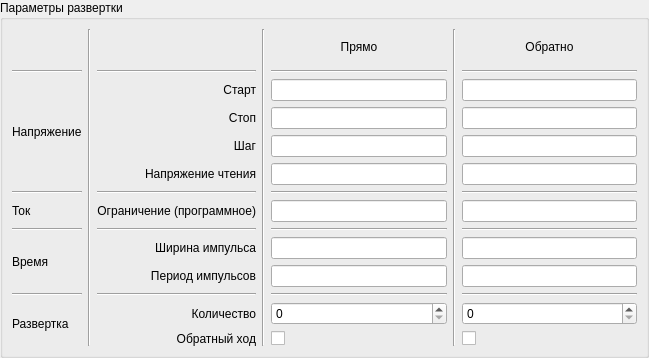
<?xml version="1.0" encoding="UTF-8"?>
<ui version="4.0">
 <class>Form</class>
 <widget class="QWidget" name="Form">
  <property name="geometry">
   <rect>
    <x>0</x>
    <y>0</y>
    <width>649</width>
    <height>358</height>
   </rect>
  </property>
  <property name="windowTitle">
   <string>Form</string>
  </property>
  <layout class="QVBoxLayout" name="verticalLayout">
   <property name="leftMargin">
    <number>0</number>
   </property>
   <property name="topMargin">
    <number>0</number>
   </property>
   <property name="rightMargin">
    <number>0</number>
   </property>
   <property name="bottomMargin">
    <number>0</number>
   </property>
   <item>
    <widget class="QGroupBox" name="groupBox_sweep_params">
     <property name="title">
      <string>Параметры развертки</string>
     </property>
     <layout class="QGridLayout" name="gridLayout">
      <item row="0" column="4">
       <widget class="QLabel" name="label_dir">
        <property name="text">
         <string>Прямо</string>
        </property>
        <property name="alignment">
         <set>Qt::AlignCenter</set>
        </property>
       </widget>
      </item>
      <item row="8" column="4">
       <widget class="Line" name="line_2_2">
        <property name="orientation">
         <enum>Qt::Horizontal</enum>
        </property>
       </widget>
      </item>
      <item row="8" column="0">
       <widget class="Line" name="line_2_0">
        <property name="orientation">
         <enum>Qt::Horizontal</enum>
        </property>
       </widget>
      </item>
      <item row="9" column="4">
       <widget class="ScientificQLineEdit" name="pulse_width_dir"/>
      </item>
      <item row="10" column="4">
       <widget class="ScientificQLineEdit" name="pulse_period_dir"/>
      </item>
      <item row="3" column="4">
       <widget class="ScientificQLineEdit" name="stop_dir"/>
      </item>
      <item row="9" column="6">
       <widget class="ScientificQLineEdit" name="pulse_width_rev"/>
      </item>
      <item row="13" column="2">
       <widget class="QLabel" name="label_double">
        <property name="text">
         <string>Обратный ход</string>
        </property>
        <property name="alignment">
         <set>Qt::AlignRight|Qt::AlignTrailing|Qt::AlignVCenter</set>
        </property>
       </widget>
      </item>
      <item row="7" column="0">
       <widget class="QLabel" name="label_compliance_val">
        <property name="text">
         <string>Ток</string>
        </property>
       </widget>
      </item>
      <item row="2" column="6">
       <widget class="ScientificQLineEdit" name="start_rev"/>
      </item>
      <item row="11" column="6">
       <widget class="Line" name="line_3_3">
        <property name="orientation">
         <enum>Qt::Horizontal</enum>
        </property>
       </widget>
      </item>
      <item row="9" column="0" rowspan="2">
       <widget class="QLabel" name="label_time">
        <property name="text">
         <string>Время</string>
        </property>
       </widget>
      </item>
      <item row="12" column="2">
       <widget class="QLabel" name="label_amount">
        <property name="text">
         <string>Количество</string>
        </property>
        <property name="alignment">
         <set>Qt::AlignRight|Qt::AlignTrailing|Qt::AlignVCenter</set>
        </property>
       </widget>
      </item>
      <item row="3" column="2">
       <widget class="QLabel" name="label_stop">
        <property name="text">
         <string>Стоп</string>
        </property>
        <property name="alignment">
         <set>Qt::AlignRight|Qt::AlignTrailing|Qt::AlignVCenter</set>
        </property>
       </widget>
      </item>
      <item row="13" column="6">
       <widget class="QCheckBox" name="double_rev">
        <property name="text">
         <string/>
        </property>
       </widget>
      </item>
      <item row="10" column="2">
       <widget class="QLabel" name="label_pulse_period">
        <property name="text">
         <string>Период импульсов</string>
        </property>
        <property name="alignment">
         <set>Qt::AlignRight|Qt::AlignTrailing|Qt::AlignVCenter</set>
        </property>
       </widget>
      </item>
      <item row="11" column="4">
       <widget class="Line" name="line_3_2">
        <property name="orientation">
         <enum>Qt::Horizontal</enum>
        </property>
       </widget>
      </item>
      <item row="1" column="6">
       <widget class="Line" name="line_0_3">
        <property name="orientation">
         <enum>Qt::Horizontal</enum>
        </property>
       </widget>
      </item>
      <item row="6" column="0">
       <widget class="Line" name="line_1_0">
        <property name="orientation">
         <enum>Qt::Horizontal</enum>
        </property>
       </widget>
      </item>
      <item row="0" column="6">
       <widget class="QLabel" name="label_rev">
        <property name="text">
         <string>Обратно</string>
        </property>
        <property name="alignment">
         <set>Qt::AlignCenter</set>
        </property>
       </widget>
      </item>
      <item row="13" column="4">
       <widget class="QCheckBox" name="double_dir">
        <property name="text">
         <string/>
        </property>
       </widget>
      </item>
      <item row="3" column="6">
       <widget class="ScientificQLineEdit" name="stop_rev"/>
      </item>
      <item row="6" column="6">
       <widget class="Line" name="line_1_3">
        <property name="orientation">
         <enum>Qt::Horizontal</enum>
        </property>
       </widget>
      </item>
      <item row="2" column="4">
       <widget class="ScientificQLineEdit" name="start_dir"/>
      </item>
      <item row="4" column="6">
       <widget class="ScientificQLineEdit" name="step_rev"/>
      </item>
      <item row="8" column="2">
       <widget class="Line" name="line_2_1">
        <property name="orientation">
         <enum>Qt::Horizontal</enum>
        </property>
       </widget>
      </item>
      <item row="11" column="0">
       <widget class="Line" name="line_3_0">
        <property name="orientation">
         <enum>Qt::Horizontal</enum>
        </property>
       </widget>
      </item>
      <item row="1" column="4">
       <widget class="Line" name="line_0_2">
        <property name="orientation">
         <enum>Qt::Horizontal</enum>
        </property>
       </widget>
      </item>
      <item row="8" column="6">
       <widget class="Line" name="line_2_3">
        <property name="orientation">
         <enum>Qt::Horizontal</enum>
        </property>
       </widget>
      </item>
      <item row="2" column="2">
       <widget class="QLabel" name="label_start">
        <property name="text">
         <string>Старт</string>
        </property>
        <property name="alignment">
         <set>Qt::AlignRight|Qt::AlignTrailing|Qt::AlignVCenter</set>
        </property>
       </widget>
      </item>
      <item row="1" column="0">
       <widget class="Line" name="line_0_0">
        <property name="orientation">
         <enum>Qt::Horizontal</enum>
        </property>
       </widget>
      </item>
      <item row="0" column="5" rowspan="14">
       <widget class="Line" name="line_v_2">
        <property name="orientation">
         <enum>Qt::Vertical</enum>
        </property>
       </widget>
      </item>
      <item row="12" column="6">
       <widget class="QSpinBox" name="amount_rev">
        <property name="maximum">
         <number>99999</number>
        </property>
       </widget>
      </item>
      <item row="11" column="2">
       <widget class="Line" name="line_3_1">
        <property name="orientation">
         <enum>Qt::Horizontal</enum>
        </property>
       </widget>
      </item>
      <item row="12" column="0" rowspan="2">
       <widget class="QLabel" name="label_sweep_params">
        <property name="text">
         <string>Развертка</string>
        </property>
       </widget>
      </item>
      <item row="4" column="4">
       <widget class="ScientificQLineEdit" name="step_dir"/>
      </item>
      <item row="4" column="2">
       <widget class="QLabel" name="label_step">
        <property name="text">
         <string>Шаг</string>
        </property>
        <property name="alignment">
         <set>Qt::AlignRight|Qt::AlignTrailing|Qt::AlignVCenter</set>
        </property>
       </widget>
      </item>
      <item row="9" column="2">
       <widget class="QLabel" name="label_pulse_width">
        <property name="text">
         <string>Ширина импульса</string>
        </property>
        <property name="alignment">
         <set>Qt::AlignRight|Qt::AlignTrailing|Qt::AlignVCenter</set>
        </property>
       </widget>
      </item>
      <item row="10" column="6">
       <widget class="ScientificQLineEdit" name="pulse_period_rev"/>
      </item>
      <item row="0" column="1" rowspan="14">
       <widget class="Line" name="line_v_0">
        <property name="orientation">
         <enum>Qt::Vertical</enum>
        </property>
       </widget>
      </item>
      <item row="7" column="2">
       <widget class="QLabel" name="label_compliance">
        <property name="text">
         <string>Ограничение (программное)</string>
        </property>
        <property name="alignment">
         <set>Qt::AlignRight|Qt::AlignTrailing|Qt::AlignVCenter</set>
        </property>
       </widget>
      </item>
      <item row="6" column="4">
       <widget class="Line" name="line_1_2">
        <property name="orientation">
         <enum>Qt::Horizontal</enum>
        </property>
       </widget>
      </item>
      <item row="7" column="6">
       <widget class="ScientificQLineEdit" name="compliance_rev"/>
      </item>
      <item row="6" column="2">
       <widget class="Line" name="line_1_1">
        <property name="orientation">
         <enum>Qt::Horizontal</enum>
        </property>
       </widget>
      </item>
      <item row="12" column="4">
       <widget class="QSpinBox" name="amount_dir">
        <property name="maximum">
         <number>99999</number>
        </property>
       </widget>
      </item>
      <item row="0" column="3" rowspan="14">
       <widget class="Line" name="line_v_1">
        <property name="orientation">
         <enum>Qt::Vertical</enum>
        </property>
       </widget>
      </item>
      <item row="1" column="2">
       <widget class="Line" name="line_0_1">
        <property name="orientation">
         <enum>Qt::Horizontal</enum>
        </property>
       </widget>
      </item>
      <item row="7" column="4">
       <widget class="ScientificQLineEdit" name="compliance_dir"/>
      </item>
      <item row="5" column="2">
       <widget class="QLabel" name="label_read_vol">
        <property name="text">
         <string>Напряжение чтения</string>
        </property>
        <property name="alignment">
         <set>Qt::AlignRight|Qt::AlignTrailing|Qt::AlignVCenter</set>
        </property>
       </widget>
      </item>
      <item row="5" column="4">
       <widget class="ScientificQLineEdit" name="read_vol_dir"/>
      </item>
      <item row="5" column="6">
       <widget class="ScientificQLineEdit" name="read_vol_rev"/>
      </item>
      <item row="2" column="0" rowspan="4">
       <widget class="QLabel" name="label_sweep_val">
        <property name="text">
         <string>Напряжение</string>
        </property>
       </widget>
      </item>
     </layout>
    </widget>
   </item>
  </layout>
 </widget>
 <customwidgets>
  <customwidget>
   <class>ScientificQLineEdit</class>
   <extends>QLineEdit</extends>
   <header>gui.widgets.ScientificQLineEdit</header>
  </customwidget>
 </customwidgets>
 <resources/>
 <connections/>
</ui>
